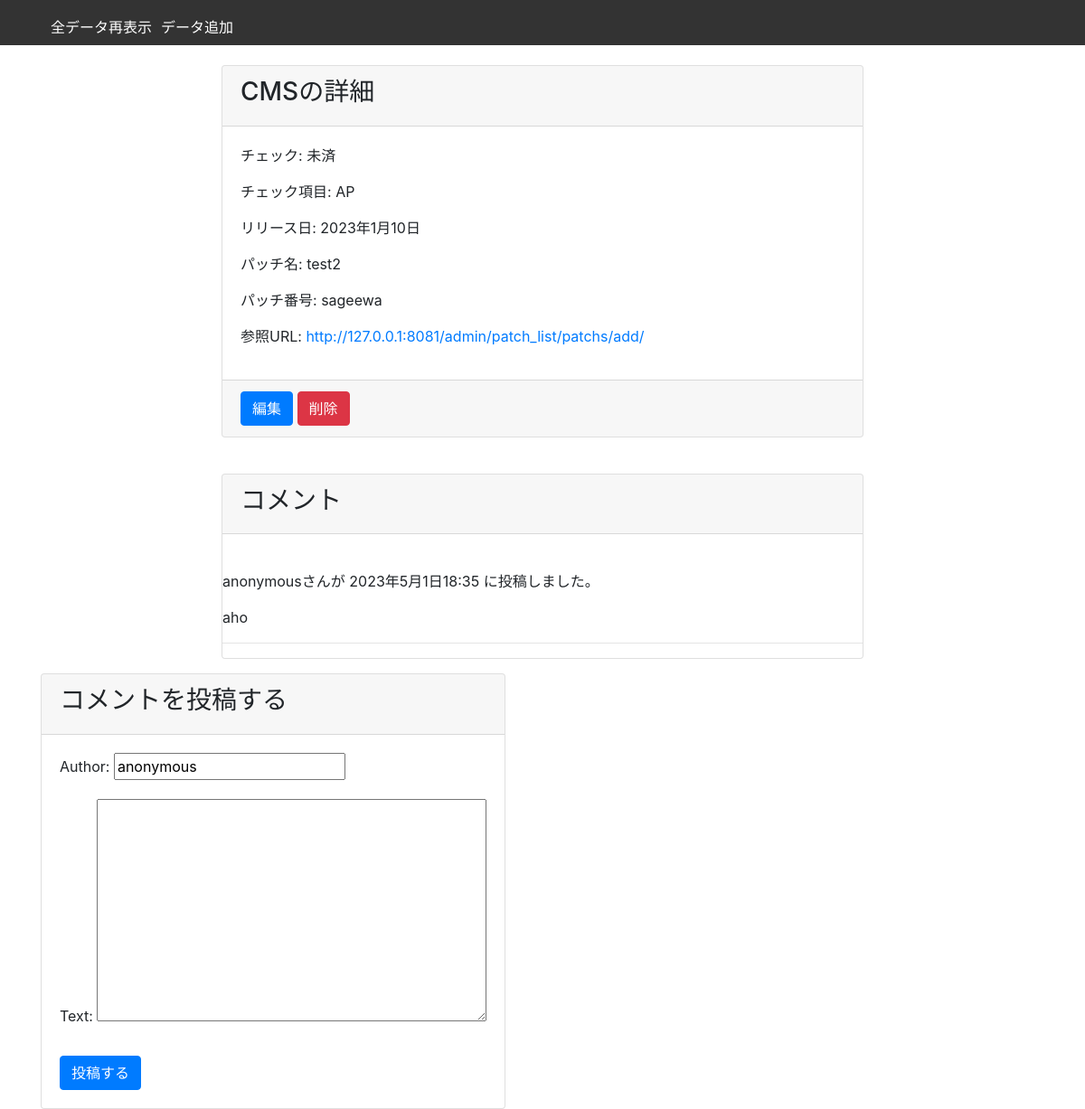
Page /patch/detail/12/ on the earlier database version.
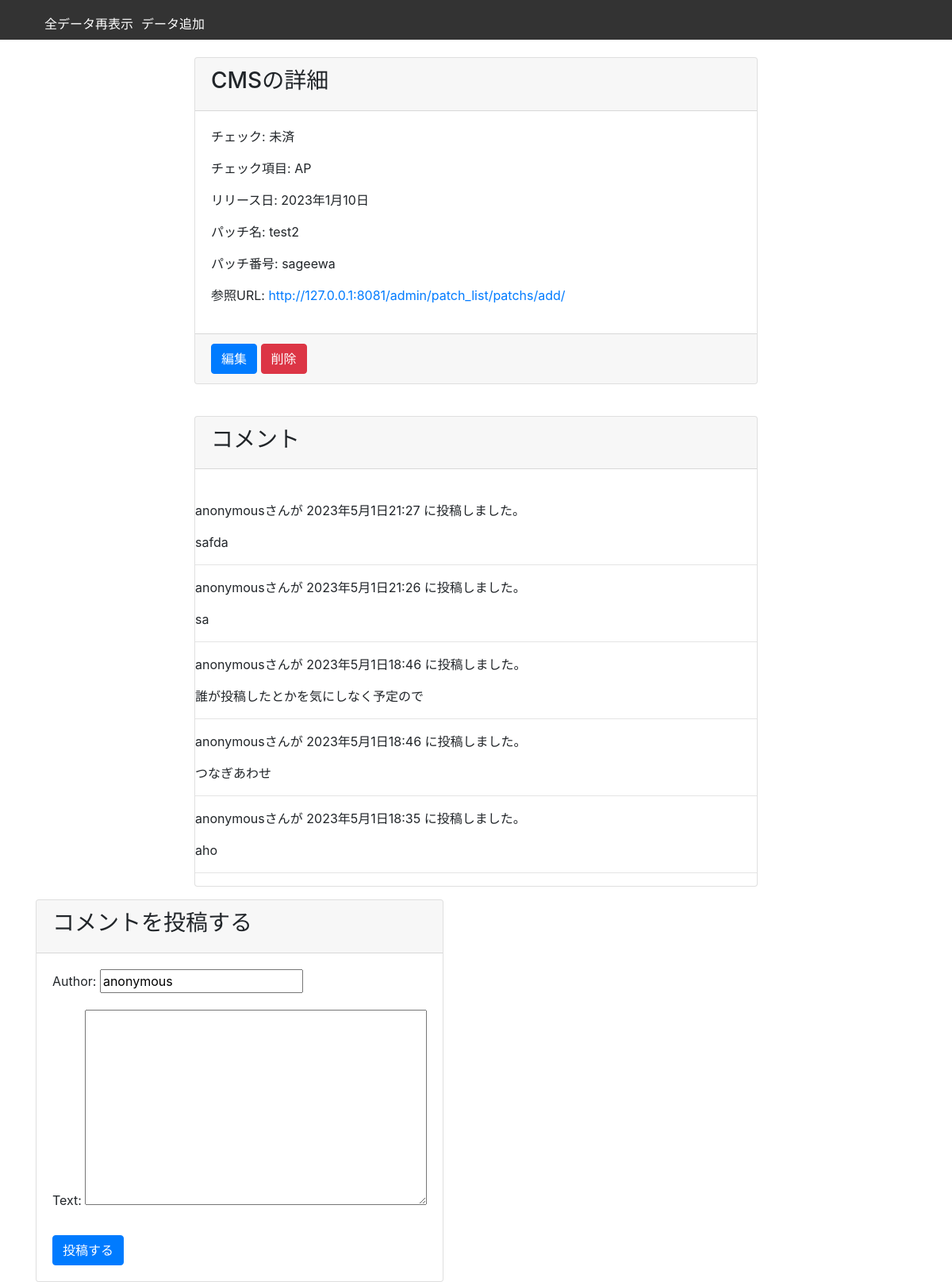
Same page on the later database version.
### patch_list/models.py (models this page shows, shortened)
class Patchs(models.Model):
    name = models.CharField(max_length=100)
    checks = models.CharField(max_length=100,help_text='チェック有無')
    release_date = models.DateField()
    patch_name = models.CharField(max_length=100)
    patch_no = models.CharField(max_length=100)
    reference_url = models.URLField()
    updated_at = models.DateTimeField(auto_now=True)
    impact_check = models.BooleanField(default=False)
    created_at = models.DateTimeField(auto_now_add=True)
    Remark = models.TextField(max_length=10000, blank=True)
    Notes = models.TextField(max_length=10000, blank=True)
    class Meta:
        ordering = ['-updated_at']
        db_table = "patchlists"

class Comment(models.Model):
    patchs = models.ForeignKey(Patchs, on_delete=models.CASCADE, related_query_name='comments')
    author = models.CharField(default="anonymous", max_length=200)
    text = models.TextField()
    created_date = models.DateTimeField(default=timezone.now)
    class Meta:
        ordering = ['-created_date']

### patch_list/views.py (the view, shortened to what this page needs)
# urls.py: path('detail/<int:pk>/', views.PatchDetailView.as_view(), name='detail'),
class PatchDetailView(DetailView):
    model = Patchs
    template_name = 'patch/patch_detail.html'
    context_object_name = 'patch_list'
    def get_context_data(self, **kwargs):
        context = super().get_context_data(**kwargs)
        context['comments'] = Comment.objects.filter(patchs=self.get_object())
        context['form'] = CommentForm()
        return context

### patch_list/forms.py
class CommentForm(forms.ModelForm):
    class Meta:
        model = Comment
        fields = ('author', 'text')

### templates/patch/patch_detail.html (shortened to what this page needs)
{% extends 'base_for_patch.html' %}
{% block content %}
    <div class="container">
        <div class="row">
            <div class="col-md-8 mx-auto">
                <div class="card mt-5">
                    <div class="card-header">
                        <h3>{{ patch_list.name }}の詳細</h3>
                    </div>
                    <div class="card-body">
                        <p>チェック: {% if patch_list.impact_check %}済み{% else %}未済{% endif %}</p>
                        <p>チェック項目: {{ patch_list.checks }}</p>
                        <p>リリース日: {{ patch_list.release_date }}</p>
                        <p>パッチ名: {{ patch_list.patch_name }}</p>
                        <p>パッチ番号: {{ patch_list.patch_no }}</p>
                        <p>参照URL: <a href="{{ patch_list.reference_url }}" target="_blank">{{ patch_list.reference_url }}</a>
                        </p>
                    </div>
                    <div class="card-footer">
                        <a href="{% url 'patch_list:update' patch_list.pk %}" class="btn btn-primary">編集</a>
                        <a href="{% url 'patch_list:delete' patch_list.pk %}" class="btn btn-danger"
                           onclick="if(!confirm('本当に削除しますか？')){return false;}">削除</a>
                    </div>
                </div>
                <br>
                <div class="card mt-3">
                    <div class="card-header">
                        <h3>コメント</h3>
                    </div>
                    <div class="card-body"></div>
                    {% for comment in comments %}
                        <div class="comment">
                            <p class="info"> {{ comment.author }}さんが {{ comment.created_date }} に投稿しました。</p>
                            <p> {{ comment.text | linebreaks }}</p>
                          <hr>
                        </div>
                    {% empty %}
                        <p>コメントはありません</p>
                    {% endfor %}
                </div>
            </div>
            <br>
            <div class="card mt-3">
                <div class="card-header">
                    <h3>コメントを投稿する</h3>
                </div>
                <div class="card-body">
                    <form method="POST">
                        {{ form.as_p }}
                        <button type="submit" class="btn btn-primary mt-2">投稿する</button>
                    </form>
                </div>
            </div>
        </div>
    </div>
{% endblock %}

### templates/base_for_patch.html (shortened to what this page needs)
{% load static %}
<!DOCTYPE html>
<html>
<head>
    <link rel="stylesheet" href="https://stackpath.bootstrapcdn.com/bootstrap/4.3.1/css/bootstrap.min.css"
>
    <link rel="stylesheet" type="text/css" href="{% static 'css/style_for_patch.css' %}">
</head>
<body>
<div class="sticky-top">
    <nav class="navbar">
        <ul class="nav-list">
            <li class="nav-item"><a href="{% url 'patch_list:list' %}">全データ再表示</a></li>
            <li class="nav-item"><a href="{% url 'patch_list:create' %}">データ追加</a></li>
        </ul>
    </nav>
</div>
<div class="container">
    {% block content %}
    {% endblock %}
</div>
</body>
</html>

### static/css/style_for_patch.css (style rules this page uses)
.navbar { height: 50px; position: fixed; top: 0; left: 0; width: 100%; background-color: #333; color: #fff; z-index: 0; }
.nav-list { display: flex; justify-content: space-between; list-style: none; margin: 10px 0; }
.nav-item { margin-right: 10px; }
.nav-item a { color: #fff; text-decoration: none; }

Differences in the rows shown:
added Comment: author "anonymous", created_date "2023年5月1日21:27", text "safda"
added Comment: author "anonymous", created_date "2023年5月1日21:26", text "sa"
added Comment: author "anonymous", created_date "2023年5月1日18:46", text "誰が投稿したとかを気にしなく予定ので"
added Comment: author "anonymous", created_date "2023年5月1日18:46", text "つなぎあわせ"
